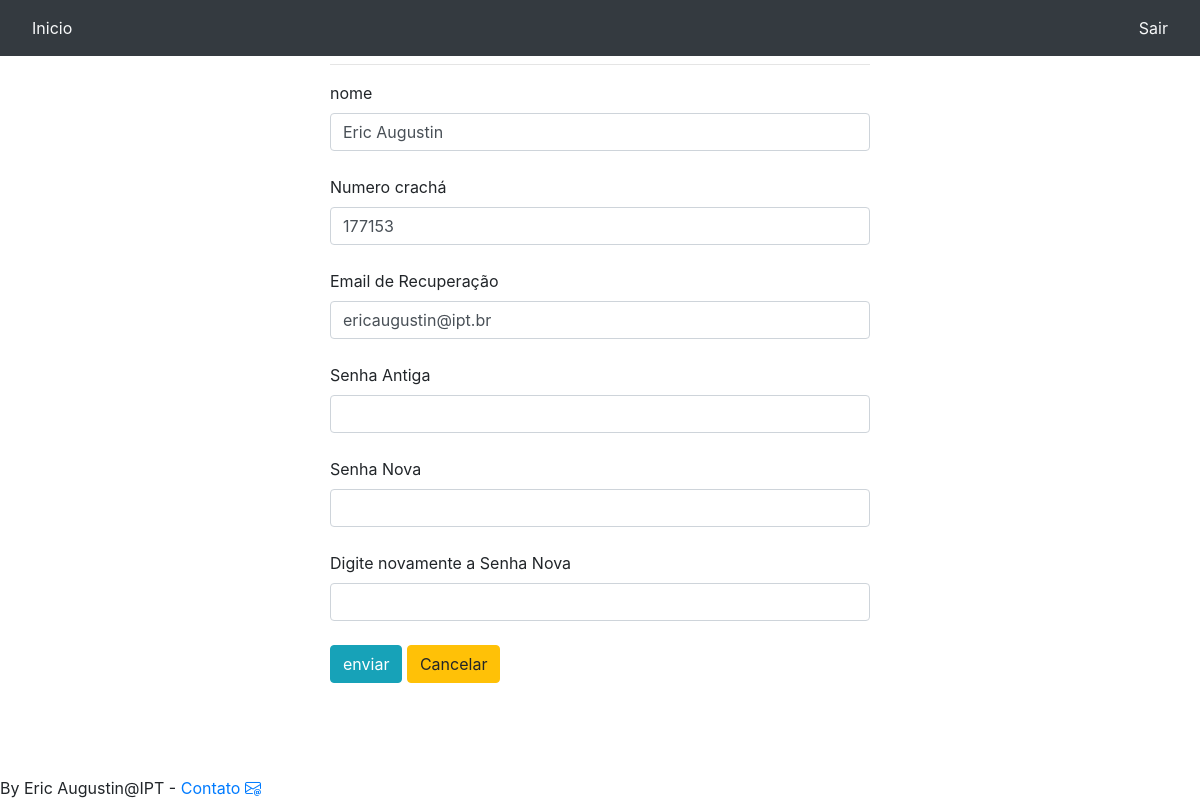
Screenshot of /auth/editar/ (signed in) with the database file from the repository.
### usuarios/models.py (models this page shows, shortened)
class Usuario(models.Model):
    nome=models.CharField(max_length=50)
    chapa=models.CharField(max_length=50)
    email=models.EmailField(max_length=254)
    senha=models.CharField(max_length=64)
    tipo = models.ForeignKey(Tipo,on_delete=models.DO_NOTHING)
    primeiro_acesso=models.BooleanField()

### usuarios/views.py (the view, shortened to what this page needs)
# urls.py: path("editar/",views.editar, name="editar"),
def editar(request):
    if not request.session.get('usuario'):
        return redirect('/auth/login/?status=2')
    usuario = Usuario.objects.get(id=request.session.get('usuario'))
    if request.method=="GET":
        return render(request, "editar.html",{'usuario':usuario})

### usuarios/templates/editar.html (shortened to what this page needs)
{% extends 'base.html'%}
{% block 'conteudo'%}
<div class ='container'>
    <div class='row'>
    <div class='col-md-3'></div>
    <div class="col-md">
    <h1>  Editar Cadastro Usuário</h1>
    <hr>
    <form method ="POST" action="{% url 'editar' %}"> {% csrf_token %}
        <label> nome</label>
        <input name="nome" class="form-control" type="text" placeholder="Nome" value="{{ usuario.nome }}">
        <br>
        <label> Numero crachá</label>
        <input name="chapa" class="form-control" type="text" placeholder="Chapa" value="{{ usuario.chapa }}">
        <br>
        <label> Email de Recuperação</label>
        <input name="email" class="form-control" type="text" placeholder="nome@servidor.com" value="{{ usuario.email }}">
        <br>
        <label>  Senha Antiga</label>
        <input name="senha_antiga" class="form-control" type="password" placeholder="">
        <br>
        <label>  Senha Nova</label>
        <input name="senha_nova" class="form-control" type="password" placeholder="">
        <br>
        <label>  Digite novamente a Senha Nova</label>
        <input name="senha_nova2" class="form-control" type="password" placeholder="">
        <br>
        <input class="btn btn-info btn-blue"type="submit" value="enviar">
        <a href="{% url 'login' %}"class="btn btn-warning btn-mg"> Cancelar </a>
    </form>
    </div>
    <div class='col-md-3'></div>
</div>
{% endblock %}

### rows the page displays
Usuario: nome "Eric Augustin", chapa "177153", email "ericaugustin@ipt.br"
